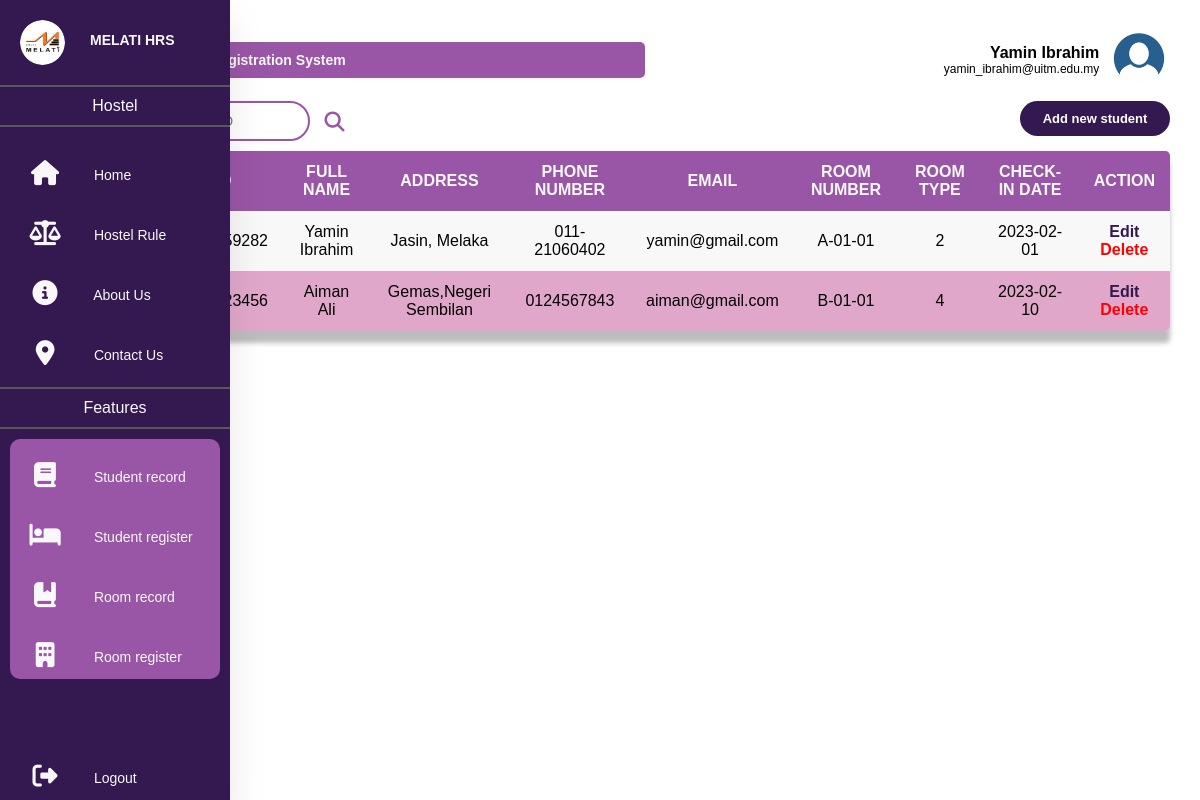
The page /Staff/Student.php (signed in) on the database its author committed.
### tables this page shows
CREATE TABLE `register` (
  `regisID` int(10) NOT NULL,
  `regisDate` varchar(50) NOT NULL,
  `staffID` varchar(10) NOT NULL,
  `studID` varchar(10) NOT NULL,
  `roomID` varchar(10) NOT NULL
);

CREATE TABLE `student` (
  `studID` varchar(10) NOT NULL,
  `studFname` varchar(50) NOT NULL,
  `studLname` varchar(50) NOT NULL,
  `studEmail` varchar(50) NOT NULL,
  `studPassword` varchar(50) NOT NULL,
  `studAddr` varchar(50) NOT NULL,
  `studPhoneNum` varchar(15) NOT NULL
);

CREATE TABLE `room` (
  `roomID` varchar(8) NOT NULL,
  `roomFloor` varchar(2) NOT NULL,
  `roomBlock` varchar(1) NOT NULL,
  `roomAvail` varchar(2) NOT NULL,
  `roomType` varchar(10) NOT NULL
);

### Staff/Student.php (the view, shortened to what this page needs)
<!DOCTYPE html>
<html>
<head>
    <link rel="stylesheet" href="StyleRecord.css">
    <link rel="stylesheet" href="https://cdnjs.cloudflare.com/ajax/libs/font-awesome/4.7.0/css/font-awesome.min.css">
    <?php
        include("../Dbconn.php");
    ?>
</head>
<body>
    <nav>
        <ul>
            <li>
                <a href="Home.php" class="logo">
                    <img src="/Melati HRS/images/Melati Round.png" alt="melati logo"><br>
                    <span class="nav-item"> Melati HRS </span>
                </a>
            </li>
            <hr>
            <p class="title"> Hostel </p>
            <hr>
            <li>
                <a href="Home.php" class="menu-list">
                    <i class="fas fa-solid fa-house"></i>
                    <span class="nav-item"> Home </span>
                </a>
            </li>
            <li>
                <a href="Rule.php" class="menu-list">
                    <i class="fas fa-balance-scale"></i>
                    <span class="nav-item"> Hostel Rule </span>
                </a>
            </li>
            <li>
                <a href="About.php" class="menu-list">
                    <i class="fas fa-solid fa-circle-info"></i>
                    <span class="nav-item"> About Us </span>
                </a>
            </li>
            <li>
                <a href="Contact.php" class="menu-list">
                    <i class=" fas fa-solid fa-location-dot"></i>
                    <span class="nav-item"> Contact Us </span>
                </a>
            </li>
            <hr>
            <p class="title"> Features </p>
            <hr>
            <div class="box">
                <li>
                    <a href="Student.php" class="menu-list">
                        <i class="fas fa-solid fa-book"></i>
                        <span class="nav-item"> Student record </span>
                    </a>
                </li>
                <li>
                    <a href="StudentRegister.php" class="menu-list">
                        <i class="fas fa-solid fa-bed"></i>
                        <span class="nav-item"> Student register </span>
                    </a>
                </li>
                <li>
                    <a href="Room.php" class="menu-list">
                        <i class="fas fa-solid fa-book-bookmark"></i>
                        <span class="nav-item"> Room record </span>
                    </a>
                </li>
                <li>
                    <a href="RoomAdd.php" class="menu-list">
                        <i class="fas fa-solid fa-building"></i>
                        <span class="nav-item"> Room register </span>
                    </a>
                </li>
            </div>
            <li>
                <a onclick="out()" href="/Melati HRS/Logout.php" class="menu-list logout">
                    <i class="fas fa-sign-out-alt"></i>
                    <span class="nav-item"> Logout </span>
                </a>
            </li>
        </ul>
    </nav>
    <div class="contentBox">
        <div class="topbar">
            <div class="welcomeBox">
                <p>Melati Hostel Registration System</p>
            </div>
            <div class="user">
                <div class="username">
                    <?php
                        if (isset($_SESSION["log"]) && ($_SESSION["log"] == 2)) {
                            echo '<p class="name">' . $_SESSION["staff_fname"] . ' ' . $_SESSION["staff_lname"] .'</p>';
                            echo '<p class="email">' . $_SESSION["staff_email"] .'</p>';
                        }
                        else
                            echo "<meta http-equiv=\"refresh\" content=\"2;URL=../Login.php\"/>";
                    ?>
                </div>
                <div class="userDP">
                    <img src="/Melati HRS/images/userdp.png" alt="Profile picture">
                </div>
            </div>
        </div>
        <div class="mainBox">
            <div class="searchBox">
                <div class="cari">
                    <form class="formSearch" action="Student.php" method="POST">
                    <button type="submit" name="search">
                        <i class="fa-solid fa-magnifying-glass"></i>
                    </button>
                </form>
                </div>
                <div class="pergi">
                    <button onclick="document.location='StudentRegister.php'">Add new student</button>
                </div>
            </div>
            <div class="firstBox">
                <table>
                    <tr>
                        <th>no</th>
                        <th>id</th>
                        <th>full name</th>
                        <th>Address</th>
                        <th>phone number</th>
                        <th>email</th>
                        <th>room number</th>
                        <th>room type</th>
                        <th>check-in date</th>
                        <th>action</th>
                    </tr>
                    <?php
                        $sql = "SELECT *
                                FROM student
                                JOIN register ON student.studID = register.studID
                                JOIN room ON register.roomID = room.roomID";
                        $query = mysqli_query($connection, $sql) or die("not found");
                        $count = 1;
                        while ($row= mysqli_fetch_array($query)) {
                    ?>
                    <tr>
                        <td><?php echo $count; ?></td>
                        <td><?php echo $row["studID"] ?></td>
                        <td><?php echo $row["studFname"] ?> <?php echo $row["studLname"] ?></td>
                        <td><?php echo $row["studAddr"] ?></td>
                        <td><?php echo $row["studPhoneNum"] ?></td>
                        <td><?php echo $row["studEmail"] ?></td>
                        <td><?php echo $row["roomID"] ?></td>
                        <td><?php echo $row["roomType"] ?></td>
                        <td><?php echo $row["regisDate"] ?></td>
                        <td>
                            <a class="edit" href="EditStudent.php?studID=<?php echo $row["studID"]; ?>"> Edit </a>
                            <br>
                            <a class="delete" href="DeleteStudent.php?studID=<?php echo $row["studID"]; ?>"> Delete </a>
                        </td>
                    </tr>
                    <?php
                        $count++;
                        }
                    ?>
                </table>
            </div>
        </div>
    </div>
</body>
</html>

### Dbconn.php (shortened to what this page needs)
<!DOCTYPE html>
<html>
<head>
</head>
<body>
</body>
</html>

### Staff/StyleRecord.css (style rules this page uses)
* { margin: 0px; padding: 0px; border: none; outline: none; text-decoration: none; list-style: none; box-sizing: border-box; font-family: "Poppins", sans-serif; }
nav { position: fixed; top: 0px; bottom: 0px; left: 0px; height: 100%; width: 90px; overflow: hidden; transition: width 0.2s linear; background: #341950; box-shadow: 0 20px 35px rgba(0, 0, 0, 0.1); }
.logo { text-align: center; display: flex; transition: all 0.5s ease; margin: 10px 0 0 10px; }
.logo img { width: 45px; height: 45px; border-radius: 50%; }
.logo span { font-weight: bold; padding-left: 15px; font-size: 36px; text-transform: uppercase; }
hr { margin: 10px auto; padding: 0px; border-top: 2px solid #585858; }
.title { color: #F8F8F8; text-align: center; margin-top: 10px; }
li a { color: #F8F8F8; position: relative; font-size: 10px; display: table; width: 300px; padding: 10px; }
.fas, .fab { position: relative; width: 70px; height: 40px; top: 14px; font-size: 25px; text-align: center; }
nav .nav-item { font-size: 14px; position: relative; top: 12px; margin-left: 10px; }
.logout { position: absolute; bottom: 0; }
.box { background: #9a56a6; margin: 10px; padding: 0px; border-radius: 10px; }
.box a { padding: 10px 0 10px 0; }
.contentBox { margin: 0px; padding: 20px 20px 20px 110px; }
.topbar { margin: 0px; padding: 0px; }
.topbar .welcomeBox, .topbar .user { display: inline-block; }
.welcomeBox { margin: 0px; padding: 10px 10px 10px 10px; width: 50%; vertical-align: middle; background-color: #9a56a6; border-radius: 5px; }
.user { margin: 0px; padding: 10px 0px 10px 10px; width: 49%; text-align: right; vertical-align: middle; }
.welcomeBox p { font-size: 14px; font-weight: bold; color: #F8F8F8; }
.user .username, .user .userDP { display: inline-block; vertical-align: middle; }
.username .name { font-size: 16px; font-weight: bold; }
.username .email { font-size: 12px; }
.userDP img { width: 70px; }
.mainBox .firstBox { margin: 0px; padding: 0px 10px 0px 0px; }
.searchBox { width: 100%; }
.cari, .pergi { display: inline-block; }
.pergi { float: right; }
.pergi button { margin: 0px 10px 10px 0px; padding: 10px; background-color: #341950; color: #fff; border-radius: 50px; width: 150px; font-size: 13px; font-weight: bold; cursor: pointer; }
.formSearch button { background-color: #fff; cursor: pointer; }
.formSearch i { margin: 10px; padding: 0px; font-size: 20px; color: #9a56a6; vertical-align: middle; }
table { width: 100%; background-color: #F8F8F8; text-align: center; border-collapse: collapse; border-spacing: 0px; border-radius: 5px; overflow: hidden; box-shadow: 0 12px 5px rgba(32, 32, 32, .3); }
th, td { padding: 12px 15px; }
th { background: #9a56a6; color: #F8F8F8; text-transform: uppercase; }
tr:nth-child(odd) { background-color: #e1a7cb; }
td .edit { font-weight: bold; font-size: 16px; color: #341950; }
td .delete { font-weight: bold; font-size: 16px; color: red; }

### rows shown on the page
register: studID.studFname "Yamin", studID.studLname "Ibrahim", studID.studAddr "Jasin, Melaka", studID.studPhoneNum "011-21060402", studID.studEmail "yamin@gmail.com", roomID.roomID "A-01-01", roomID.roomType "2", regisDate "2023-02-01"
register: studID.studFname "Aiman", studID.studLname "Ali", studID.studAddr "Gemas,Negeri Sembilan", studID.studPhoneNum "0124567843", studID.studEmail "aiman@gmail.com", roomID.roomID "B-01-01", roomID.roomType "4", regisDate "2023-02-10"

### other values the page prints
$_SESSION["staff_fname"] "Yamin"
$_SESSION["staff_lname"] "Ibrahim"
$_SESSION["staff_email"] "yamin_ibrahim@uitm.edu.my"
